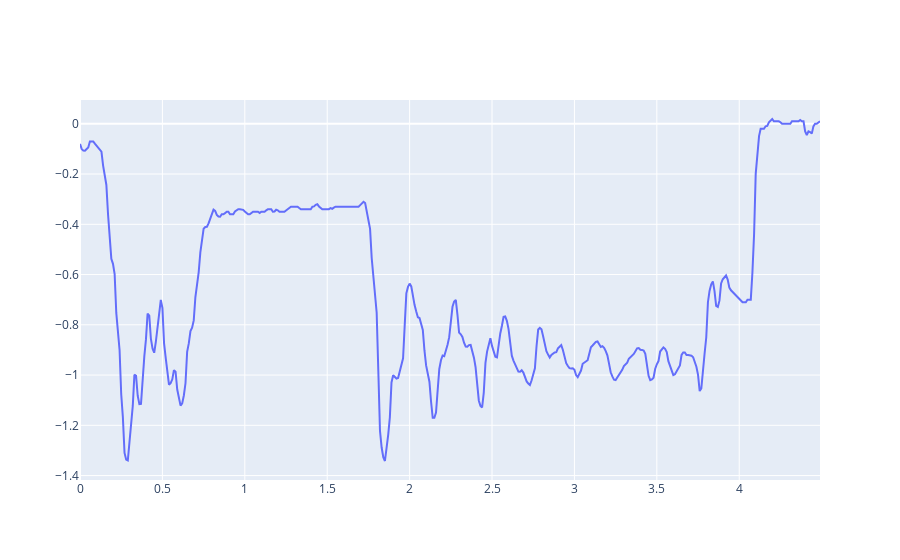

Notebook cell for this chart:
### Code cell
fig = go.Figure(data=go.Scatter(x=relative_time, y=torque_interp[:,2], name='fw'))
fig.show()

### Figure 1 — Plotly figure (JSON) as saved in the notebook; plotly's stock layout.template omitted (floating-point values rounded to 4 significant figures; data arrays with more than 128 entries replaced by an {"elided": "..."} marker saying what was removed)
{"data": [{"name": "fw", "type": "scatter", "x": {"elided": "450 float values"}, "y": {"elided": "450 float values"}}], "layout": {}}
